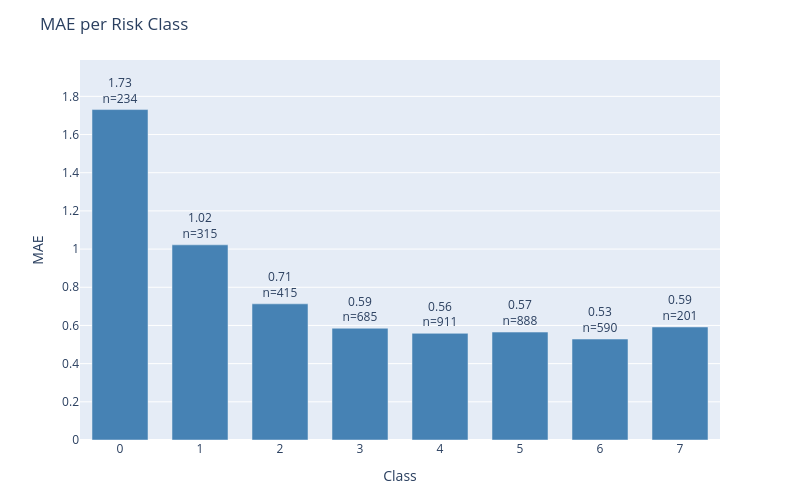

The cell this chart's notebook holds for it:
### Code cell
plot_error_by_group(
    df=results_test,
    y_true_col='actual',
    y_pred_col='prediction',
    group_by='class',
    metric='mae',
    title='MAE per Risk Class'
)

### Figure 1 — Plotly figure (JSON) as saved in the notebook; plotly's stock layout.template omitted (floating-point values rounded to 4 significant figures)
{"data": [{"marker": {"color": "steelblue"}, "text": ["1.73<br>n=234", "1.02<br>n=315", "0.71<br>n=415", "0.59<br>n=685", "0.56<br>n=911", "0.57<br>n=888", "0.53<br>n=590", "0.59<br>n=201"], "textposition": "outside", "type": "bar", "x": ["0", "1", "2", "3", "4", "5", "6", "7"], "y": [1.731, 1.022, 0.7133, 0.5854, 0.5587, 0.5653, 0.5288, 0.592]}], "layout": {"bargap": 0.3, "height": 500, "margin": {"b": 60, "t": 60}, "title": {"text": "MAE per Risk Class"}, "uniformtext": {"minsize": 8, "mode": "hide"}, "width": 800, "xaxis": {"title": {"text": "Class"}}, "yaxis": {"range": [0, 1.99], "title": {"text": "MAE"}}}}
